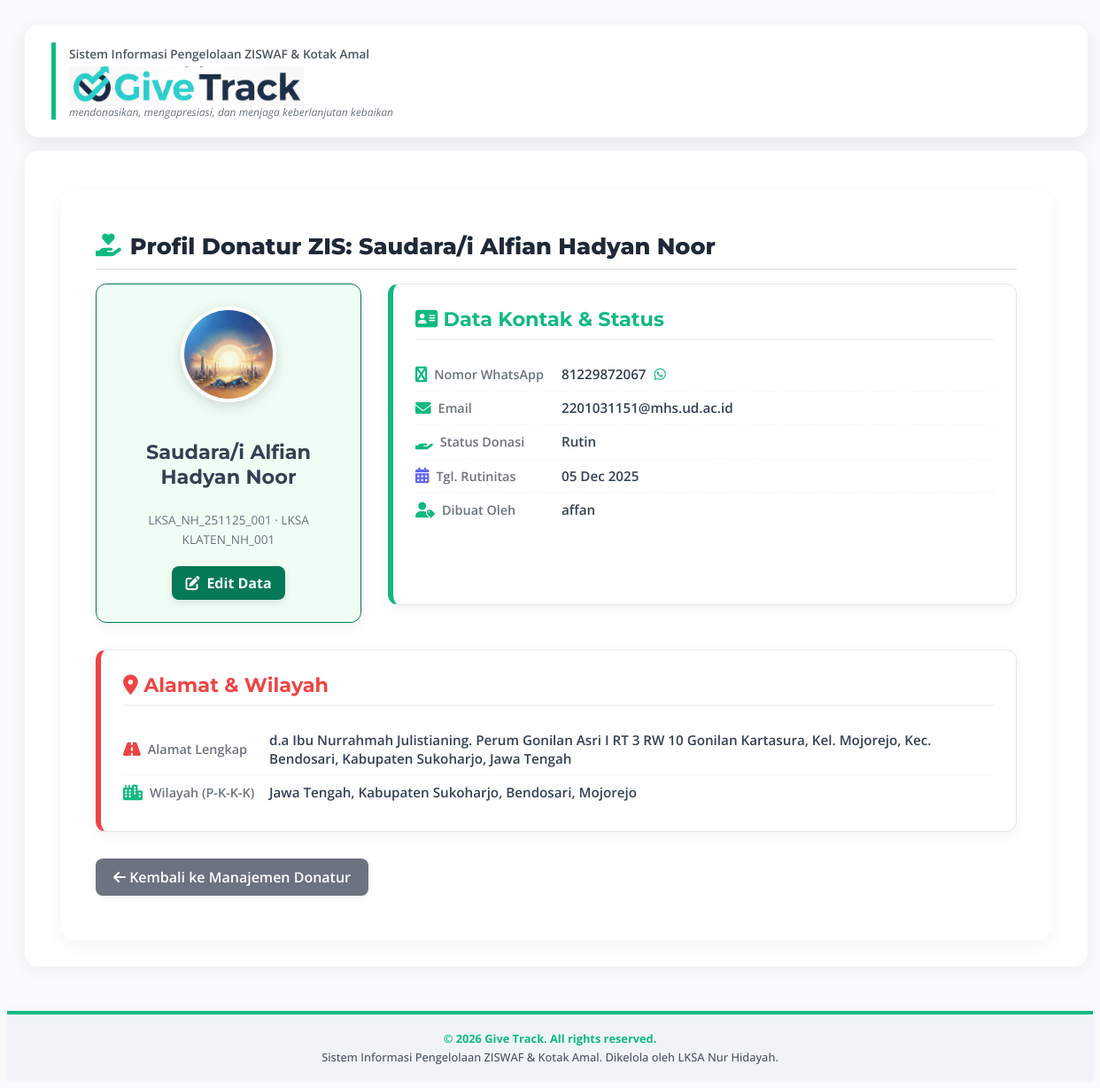
The page /pages/detail_donatur.php?id=LKSA_NH_251125_001 (signed in) on the database its author committed.
### tables this page shows
CREATE TABLE `donatur` (
  `ID_donatur` varchar(25) NOT NULL,
  `ID_LKSA` varchar(25) NOT NULL,
  `ID_user` varchar(30) NOT NULL COMMENT 'Petugas yang mendaftarkan',
  `Nama_Donatur` varchar(150) NOT NULL,
  `NO_WA` varchar(20) DEFAULT NULL,
  `Email` varchar(100) DEFAULT NULL,
  `Alamat_Lengkap` text,
  `ID_Provinsi` varchar(100) DEFAULT NULL,
  `ID_Kota_Kab` varchar(100) DEFAULT NULL,
  `ID_Kecamatan` varchar(100) DEFAULT NULL,
  `ID_Kelurahan_Desa` varchar(100) DEFAULT NULL,
  `Foto` varchar(255) DEFAULT NULL,
  `Status` enum('Rutin','Insidental') NOT NULL DEFAULT 'Insidental',
  `Tgl_Rutinitas` date DEFAULT NULL COMMENT 'Tanggal mulai donasi rutin (diperbarui)',
  `Status_Data` enum('Active','Archived') NOT NULL DEFAULT 'Active'
);

CREATE TABLE `user` (
  `Id_user` varchar(30) NOT NULL,
  `Nama_User` varchar(100) NOT NULL,
  `Password` varchar(255) NOT NULL COMMENT 'Untuk menyimpan password yang di-hash',
  `Jabatan` varchar(50) NOT NULL,
  `Id_lksa` varchar(25) NOT NULL,
  `Foto` varchar(255) DEFAULT NULL,
  `Status` enum('Active','Archived') NOT NULL DEFAULT 'Active'
);

### pages/detail_donatur.php (the view, shortened to what this page needs)
<?php
include '../config/database.php';
include '../includes/header.php';
$id_donatur_to_view = $_GET['id'] ?? '';
$sql = "SELECT d.*,
               d.ID_Provinsi AS Provinsi,
               d.ID_Kota_Kab AS Kabupaten,
               d.ID_Kecamatan AS Kecamatan,
               d.ID_Kelurahan_Desa AS Desa,
               u.Nama_User AS Dibuat_Oleh
        FROM Donatur d
        LEFT JOIN User u ON d.ID_user = u.Id_user
        WHERE d.ID_donatur = ?";
$stmt = $conn->prepare($sql);
$stmt->bind_param("s", $id_donatur_to_view);
$stmt->execute();
$result = $stmt->get_result();
$data_donatur = $result->fetch_assoc();
$image_src_detail = $data_donatur['Foto'] ? "../assets/img/" . htmlspecialchars($data_donatur['Foto']) : "../assets/img/yayasan.png";
$tgl_rutinitas = $data_donatur['Tgl_Rutinitas'] && $data_donatur['Tgl_Rutinitas'] !== '0000-00-00' ? date('d M Y', strtotime($data_donatur['Tgl_Rutinitas'])) : '-';
$wa_number = $data_donatur['NO_WA'] ?? '-';
$wa_link = '#';
if ($wa_number && $wa_number != '-') {
    $clean_wa = preg_replace('/[^0-9]/', '', $wa_number);
    $wa_link_number = (substr($clean_wa, 0, 1) === '0') ? '62' . substr($clean_wa, 1) : $clean_wa;
    $wa_link = 'https://wa.me/' . $wa_link_number;
}
?>
<div class="content">
    <div class="header-content-wrapper">
        <h1 class="dashboard-title">
            <span style="display: flex; align-items: center; gap: 10px;">
                <i class="fas fa-hand-holding-heart" style="color: var(--donatur-accent);"></i>
                Profil Donatur ZIS: <?php echo htmlspecialchars($data_donatur['Nama_Donatur']); ?>
            </span>
        </h1>
        <div class="detail-card">
            <div class="donatur-header-profile">
                <img src="<?php echo htmlspecialchars($image_src_detail); ?>" alt="Foto Donatur" class="header-profile-img">
                <div class="header-profile-text">
                    <p class="header-profile-name"><?php echo htmlspecialchars($data_donatur['Nama_Donatur']); ?></p>
                    <small class="header-profile-id"><?php echo htmlspecialchars($data_donatur['ID_donatur']); ?> · LKSA <?php echo htmlspecialchars($data_donatur['ID_LKSA']); ?></small>
                </div>
                <a href="edit_donatur.php?id=<?php echo $data_donatur['ID_donatur']; ?>"
                   class="btn btn-edit-data-simple"
                   title="Edit Data Donatur">
                    <i class="fas fa-edit"></i> Edit Data
                </a>
            </div>
            <div class="profile-info">
                <h2 style="color: var(--row-contact);"><i class="fas fa-address-card"></i> Data Kontak & Status</h2>
                <div>
                    <div class="data-row">
                        <div class="data-label-group">
                            <i class="fas fa-whatsapp data-label-icon"></i>
                            <span class="data-label">Nomor WhatsApp</span>
                        </div>
                        <span class="data-value">
                            <?php echo htmlspecialchars($data_donatur['NO_WA'] ?? 'Belum Tercatat'); ?>
                            <?php if ($wa_number && $wa_number != '-') { ?>
                                <a href="<?php echo $wa_link; ?>" target="_blank" style="color: var(--row-contact); margin-left: 5px;">
                                    <i class="fab fa-whatsapp"></i>
                                </a>
                            <?php } ?>
                        </span>
                    </div>
                    <div class="data-row">
                        <div class="data-label-group">
                            <i class="fas fa-envelope data-label-icon"></i>
                            <span class="data-label">Email</span>
                        </div>
                        <span class="data-value"><?php echo htmlspecialchars($data_donatur['Email'] ?? 'Belum Tercatat'); ?></span>
                    </div>
                    <div class="data-row">
                        <div class="data-label-group">
                            <i class="fas fa-hand-holding data-label-icon" style="color: var(--row-contact);"></i>
                            <span class="data-label">Status Donasi</span>
                        </div>
                        <span class="data-value"><?php echo htmlspecialchars($data_donatur['Status'] ?? '-'); ?></span>
                    </div>
                    <div class="data-row">
                        <div class="data-label-group">
                            <i class="fas fa-calendar-alt data-label-icon" style="color: var(--row-schedule);"></i>
                            <span class="data-label">Tgl. Rutinitas</span>
                        </div>
                        <span class="data-value"><?php echo htmlspecialchars($tgl_rutinitas); ?></span>
                    </div>
                    <div class="data-row">
                        <div class="data-label-group">
                            <i class="fas fa-user-tag data-label-icon"></i>
                            <span class="data-label">Dibuat Oleh</span>
                        </div>
                        <span class="data-value"><?php echo htmlspecialchars($data_donatur['Dibuat_Oleh'] ?? 'N/A'); ?></span>
                    </div>
                </div>
            </div>
            <div class="location-info">
                <h2 style="color: var(--row-location);"><i class="fas fa-map-marker-alt"></i> Alamat & Wilayah</h2>
                <div class="data-row">
                    <div class="data-label-group">
                        <i class="fas fa-road data-label-icon" style="color: var(--row-location);"></i>
                        <span class="data-label">Alamat Lengkap</span>
                    </div>
                    <span class="data-value alamat-value"><?php echo htmlspecialchars($data_donatur['Alamat_Lengkap'] ?? 'Belum Tercatat'); ?></span>
                </div>
                <div class="data-row">
                    <div class="data-label-group">
                        <i class="fas fa-city data-label-icon"></i>
                        <span class="data-label">Wilayah (P-K-K-K)</span>
                    </div>
                    <span class="data-value">
                        <?php echo htmlspecialchars($data_donatur['Provinsi'] ?? '-'); ?>,
                        <?php echo htmlspecialchars($data_donatur['Kabupaten'] ?? '-'); ?>,
                        <?php echo htmlspecialchars($data_donatur['Kecamatan'] ?? '-'); ?>,
                        <?php echo htmlspecialchars($data_donatur['Desa'] ?? '-'); ?>
                    </span>
                </div>
            </div>
        </div>
        <a href="donatur.php" class="btn btn-cancel" style="margin-top: 30px;"><i class="fas fa-arrow-left"></i> Kembali ke Manajemen Donatur</a>
    </div>
</div>
<?php
include '../includes/footer.php';
?>

### includes/header.php (style rules this page uses)
:root { --primary-color: #1F2937; --secondary-color: #10B981; --tertiary-color: #F9FAFB; --text-dark: #1F2937; --text-light: #fff; --bg-light: #F9FAFB; --border-color: #E5E7EB; --form-bg: #FFFFFF; }
body { font-family: 'Open Sans', sans-serif; background-color: var(--bg-light); background-size: cover; background-position: center; background-attachment: fixed; color: var(--text-dark); min-height: 100vh; overflow-x: hidden; }
.content { padding: 30px 40px; background-color: var(--form-bg); border-radius: 15px; box-shadow: 0 5px 20px rgba(0, 0, 0, 0.05); margin-top: 15px; display: flex; gap: 30px; align-items: flex-start; }
.btn { padding: 10px 20px; border: none; cursor: pointer; text-decoration: none; border-radius: 8px; font-weight: 600; transition: transform 0.2s, box-shadow 0.2s; display: inline-block; box-shadow: 0 3px 8px rgba(0, 0, 0, 0.05); }
.btn-cancel { background: #6B7280; color: white; }
.dashboard-title { font-size: 2.0em; font-weight: 700; color: var(--primary-color); margin-bottom: 10px; font-family: 'Montserrat', sans-serif; border-bottom: 2px solid var(--border-color); padding-bottom: 8px; }

### pages/detail_donatur.php (style rules this page uses)
:root { --donatur-primary: #334155; --donatur-accent: #10B981; --profile-bg: #F0FDF4; --profile-border: #047857; --btn-edit: #047857; --btn-cancel: #6B7280; --row-contact: #10B981; --row-schedule: #6366F1; --row-location: #EF4444; }
.header-content-wrapper { display: flex; flex-direction: column; align-items: flex-start; width: 100%; margin-bottom: 20px; }
.dashboard-title { font-size: 1.6em; margin-bottom: 15px; font-weight: 800; display: flex; align-items: center; justify-content: flex-start; width: 100%; padding-bottom: 10px; border-bottom: 2px solid #E5E7EB; }
.detail-card { display: flex; gap: 30px; flex-wrap: wrap; width: 100%; }
.donatur-header-profile { display: flex; flex-direction: column; align-items: center; gap: 5px; padding: 25px 30px; border-radius: 12px; background: var(--profile-bg); border: 1px solid var(--profile-border); box-shadow: 0 4px 15px rgba(0,0,0,0.05); max-width: 300px; text-align: center; flex: 0 0 300px; box-sizing: border-box; transition: transform 0.2s; position: relative; order: -1; }
.btn-edit-data-simple { background-color: var(--btn-edit); color: white; font-weight: 700; padding: 8px 15px; border-radius: 8px; transition: all 0.2s; text-decoration: none; display: inline-flex; align-items: center; gap: 8px; box-shadow: 0 3px 8px rgba(0,0,0,0.1); margin-top: 15px; }
.profile-info, .location-info { flex: 1 1 300px; padding: 25px; border-radius: 12px; box-shadow: 0 4px 15px rgba(0,0,0,0.05); background-color: #FFFFFF; border: 1px solid #E5E7EB; box-sizing: border-box; }
.profile-info { border-left: 6px solid var(--row-contact); margin-bottom: 20px; }
.location-info { border-left: 6px solid var(--row-location); flex: 1 1 100%; }
.profile-info h2, .location-info h2 { color: var(--donatur-primary); font-size: 1.4em; margin-top: 0; border-bottom: 2px solid #F3F4F6; padding-bottom: 8px; margin-bottom: 20px; font-weight: 700; font-family: 'Montserrat', sans-serif; }
.data-row { display: flex; justify-content: flex-start; align-items: center; padding: 8px 0; border-bottom: 1px dashed #F3F4F6; }
.data-row:last-child { border-bottom: none; }
.data-label-group { display: flex; align-items: center; gap: 8px; flex-shrink: 0; width: 150px; }
.data-label-icon { font-size: 1.1em; color: var(--donatur-accent); }
.data-label { font-weight: 600; color: #6B7280; font-size: 0.9em; }
.data-value { font-weight: 600; color: var(--donatur-primary); font-size: 0.95em; line-height: 1.4; text-align: left; margin-left: 15px; flex-grow: 1; }
.header-profile-img { width: 100px; height: 100px; object-fit: cover; border-radius: 50%; border: 4px solid #fff; box-shadow: 0 4px 15px rgba(0, 0, 0, 0.15); flex-shrink: 0; margin-bottom: 15px; }
.header-profile-name { font-family: 'Montserrat', sans-serif; font-size: 1.4em; font-weight: 700; color: var(--donatur-primary); }
.header-profile-id { color: #6B7280; font-size: 0.85em; margin-bottom: 0; }
.alamat-value { white-space: pre-wrap; }

### rows shown on the page
donatur: Nama_Donatur "Saudara/i Alfian Hadyan Noor", Foto (picture), ID_donatur "LKSA_NH_251125_001", ID_LKSA "KLATEN_NH_001", NO_WA "81229872067", Email "2201031151@mhs.ud.ac.id", Status "Rutin", Tgl_Rutinitas "05 Dec 2025", ID_user.Nama_User "affan", Alamat_Lengkap "d.a Ibu Nurrahmah Julistianing. Perum Gonilan Asri I RT 3 RW 10 Gonilan Kartasura, Kel. Mojorejo, Kec. Bendosari, Kabupaten Sukoharjo, Jawa Tengah", ID_Provinsi "Jawa Tengah", ID_Kota_Kab "Kabupaten Sukoharjo", ID_Kecamatan "Bendosari", ID_Kelurahan_Desa "Mojorejo"
